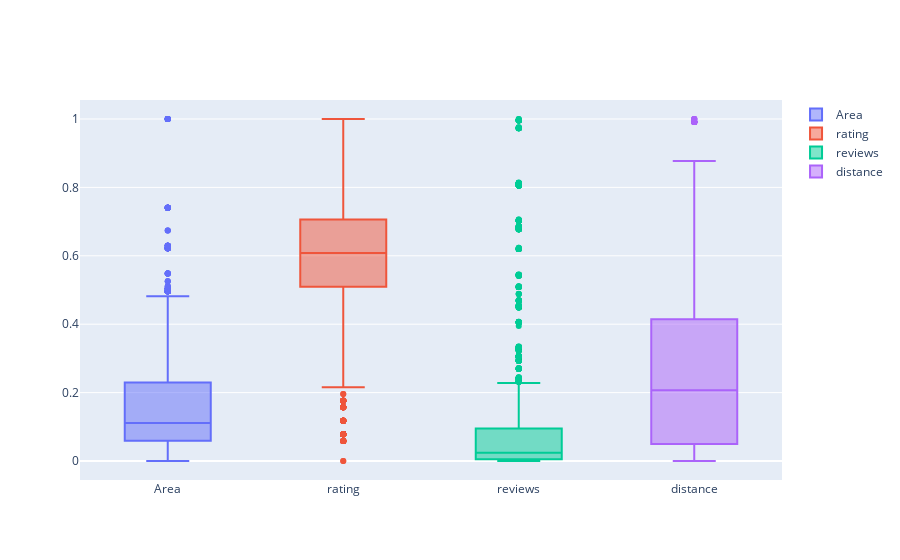

The cell this chart's notebook holds for it:
### Code cell
# minmaxscaler
fig = go.Figure()
fig.add_trace(go.Box(y=X_mms_pd["Area"], name="Area"))
fig.add_trace(go.Box(y=X_mms_pd["rating"], name="rating"))
fig.add_trace(go.Box(y=X_mms_pd["reviews"], name="reviews"))
fig.add_trace(go.Box(y=X_mms_pd["distance"], name="distance"))

fig.show();

### Figure 1 — Plotly figure (JSON) as saved in the notebook; plotly's stock layout.template omitted (floating-point values rounded to 4 significant figures; data arrays with more than 128 entries replaced by an {"elided": "..."} marker saying what was removed)
{"data": [{"name": "Area", "type": "box", "y": {"elided": "4750 float values"}}, {"name": "rating", "type": "box", "y": {"elided": "4750 float values"}}, {"name": "reviews", "type": "box", "y": {"elided": "4750 float values"}}, {"name": "distance", "type": "box", "y": {"elided": "4750 float values"}}], "layout": {}}
